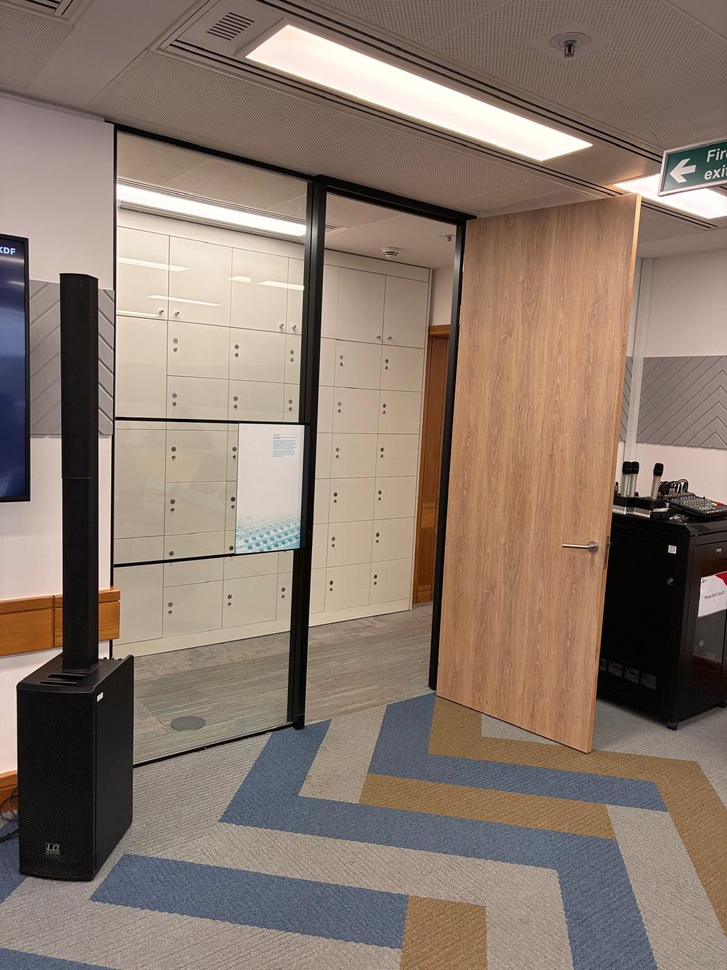
#> input picture door_reference.jpg, 727 x 970 px, shrunk from 1200 x 1600 before the run
$ python door_detect.py door_reference.jpg
#> lines starting #> are read from the running program, lines starting #| are printed output that depends on the picture; after the words box and inside, x2 and y2 are one past the last pixel; in counts of white or black regions, pixels touching at a corner belong together
#!/usr/bin/env python3
"""
door_detect.py — detect open doorway in an image.

Usage: python3 door_detect.py <image_path>
Exit code 0 = DOOR DETECTED
Exit code 1 = no door
"""

import sys
import cv2
import numpy as np

def detect_door(image_path):
#> called with image_path = 'door_reference.jpg'
    img = cv2.imread(image_path)
#> img is the input picture: shape (970, 727, 3); mean B, G, R 108.5, 120.3, 137.5
    if img is None:
        print(f"ERROR: Cannot load image: {image_path}")
        sys.exit(2)

    h, w = img.shape[:2]
#> h = 970; w = 727
    gray = cv2.cvtColor(img, cv2.COLOR_BGR2GRAY)
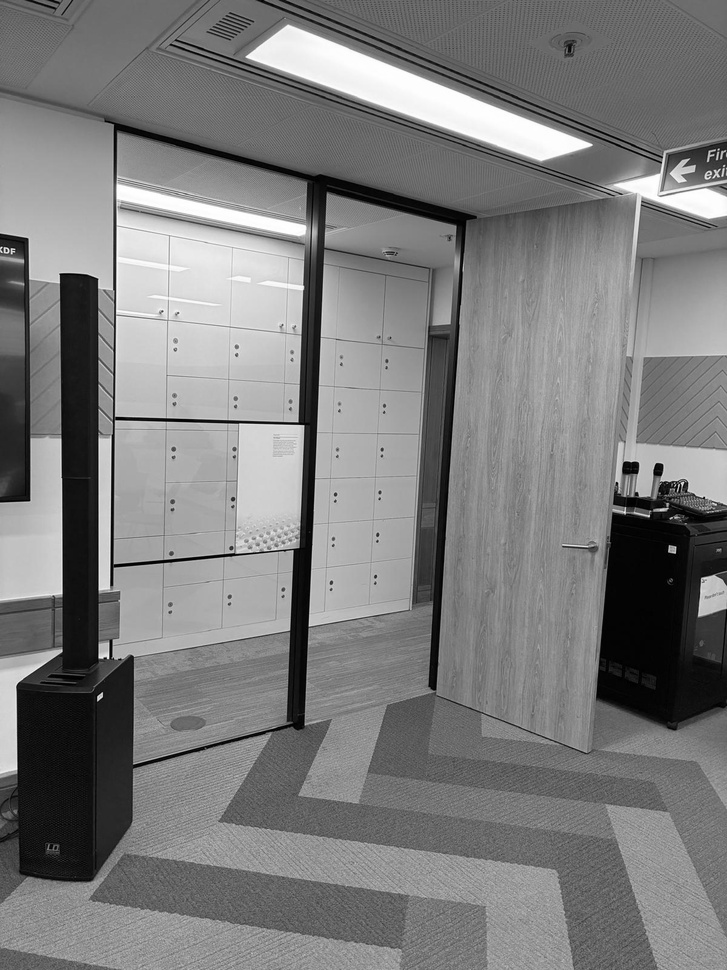
#> gray: shape (970, 727); min 0, max 255, mean 124.1

    # --- Method 1: Low-edge-density vertical region (doorway = absence of walls) ---
    edges = cv2.Canny(gray, 50, 150)
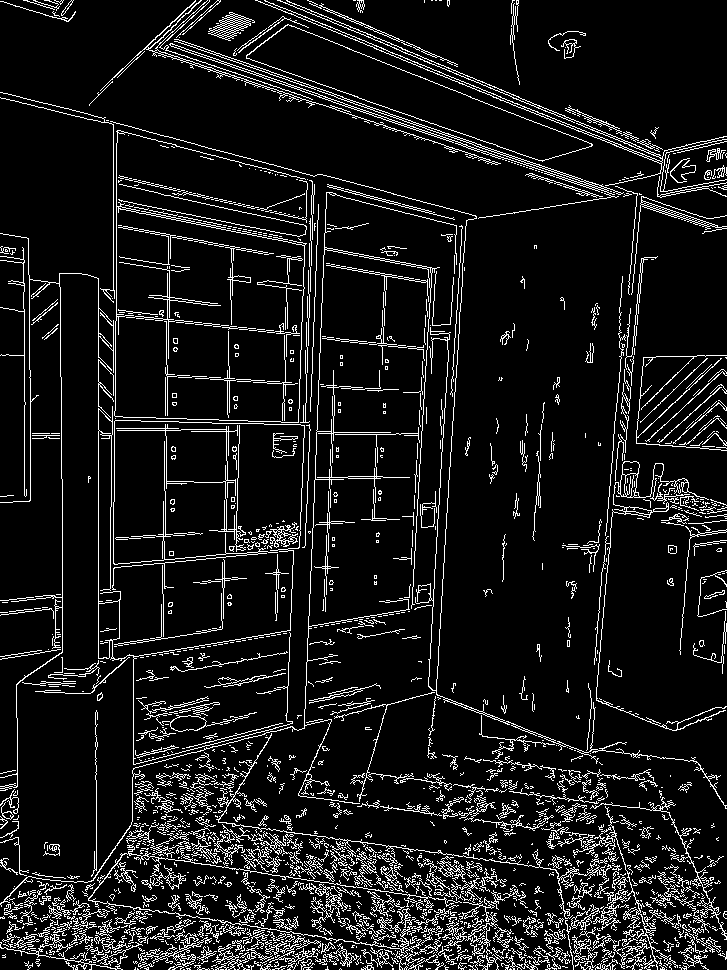
#> edges: shape (970, 727); 9.6% white in thin lines or dots

    # Scan vertical strips of width ~5% of frame
    strip_w = max(1, w // 20)
#> strip_w = 36
    strip_scores = []
    for x in range(0, w - strip_w, strip_w):
        strip = edges[:, x:x + strip_w]
        density = np.sum(strip > 0) / (strip.shape[0] * strip.shape[1])
        strip_scores.append((x, density))
#> this loop made 20 passes
#> density on passes 1 to 12: 0.07, 0.0666, 0.0604, 0.102, 0.127, 0.111, 0.134, 0.116, 0.132, 0.105, 0.0987, 0.0997
#> pass 1, in detect_door, `strip = edges[:, x:x + strip_w]`:
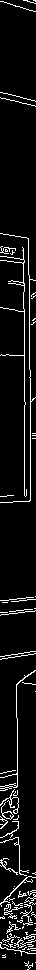
#> strip: shape (970, 36); 7% white in thin lines or dots
#> pass 2, in detect_door, `strip = edges[:, x:x + strip_w]`:
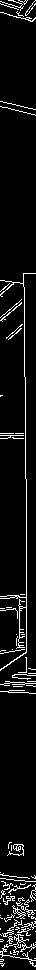
#> strip: shape (970, 36); 6.7% white in thin lines or dots
#> pass 3, in detect_door, `strip = edges[:, x:x + strip_w]`:
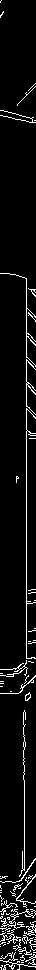
#> strip: shape (970, 36); 6% white in thin lines or dots
#> after the loop, strip_scores = 20 items, first 6: (0, 0.07), (36, 0.0666), (72, 0.0604), (108, 0.102), (144, 0.127), (180, 0.111)

    # Find the longest consecutive run of low-density strips (< 10% edge density)
    LOW_THRESH = 0.10
    best_start = 0
    best_len = 0
    cur_start = None
    cur_len = 0
    for i, (x, d) in enumerate(strip_scores):
        if d < LOW_THRESH:
            if cur_start is None:
                cur_start = i
                cur_len = 1
            else:
                cur_len += 1
            if cur_len > best_len:
                best_len = cur_len
                best_start = cur_start
        else:
            cur_start = None
            cur_len = 0
#> this loop made 20 passes
#> (x, d, cur_len, best_start) on passes 1, 2, 3, 17: (0, 0.07, 1, 0), (36, 0.0666, 2, 0), (72, 0.0604, 3, 0), (576, 0.0956, 4, 13)
#> (x, d, cur_len) on passes 4 to 9: (108, 0.102, 0), (144, 0.127, 0), (180, 0.111, 0), (216, 0.134, 0), (252, 0.116, 0), (288, 0.132, 0)
#> after the loop, best_len = 4; best_start = 13

    low_density_width = best_len * strip_w
#> low_density_width = 144
    low_density_frac = low_density_width / w
#> low_density_frac = 0.198

    # --- Method 2: Bright horizontal band in lower portion ---
    # A doorway to a lit corridor shows a bright band near the floor line
    lower_half = gray[h // 2:, :]
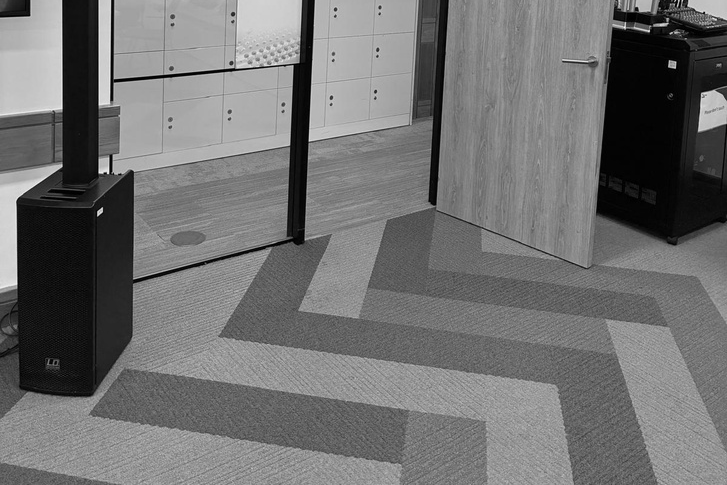
#> lower_half: shape (485, 727); min 0, max 249, mean 112.9
    bright_mask = lower_half > 180
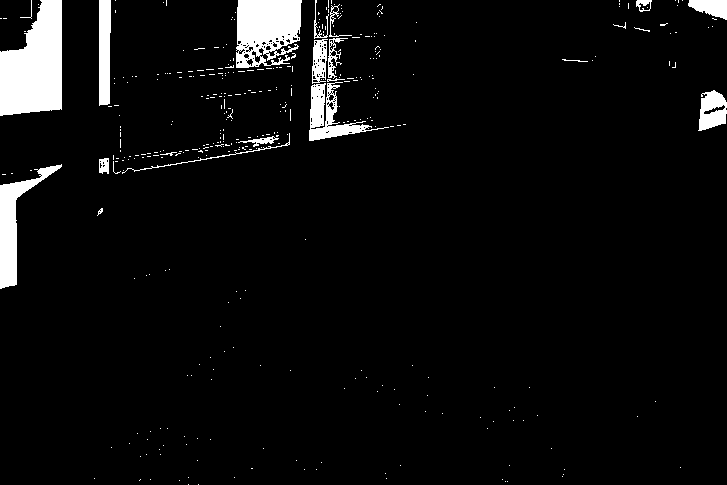
#> bright_mask: shape (485, 727) bool; 5% white; 380 white regions (358 under 20 px), largest, box (x1, y1, x2, y2) and area: (0, 0, 62, 116) 5344, (236, 0, 302, 68) 3473, (0, 164, 62, 289) 2153
    bright_frac = np.sum(bright_mask) / bright_mask.size
#> bright_frac = 0.0501

    # --- Method 3: Large uniform (low-variance) vertical region ---
    # Compute column-wise variance
    col_var = np.var(gray.astype(float), axis=0)
#> col_var = 727 values, max 5378.7 at index 61, min 654.9 at index 589, mean 2445.1
    # Smooth
    col_var_smooth = np.convolve(col_var, np.ones(strip_w) / strip_w, mode='same')
#> col_var_smooth = 727 values, max 4191.9 at index 306, min 850.4 at index 580, mean 2407.8
    low_var_cols = col_var_smooth < 200
    # Find longest run
    best_var_run = 0
    cur_run = 0
    for v in low_var_cols:
        if v:
            cur_run += 1
            best_var_run = max(best_var_run, cur_run)
        else:
            cur_run = 0
    low_var_frac = best_var_run / w
#> low_var_frac = 0

    # --- Decision ---
    # Primary: low edge density region wide enough and tall enough
    # We use full image height as proxy for "vertical" since the strip goes full height
    door_by_edges = (low_density_frac > 0.15)
#> door_by_edges = True
    door_by_bright = (bright_frac > 0.25)
#> door_by_bright = False
    door_by_variance = (low_var_frac > 0.15)
#> door_by_variance = False

    # Compute centroid x of best low-density region for steering
    centroid_x = (best_start * strip_w + low_density_width / 2) if best_len > 0 else w // 2
#> centroid_x = 540
    side = "LEFT" if centroid_x < w / 2 else "RIGHT"
#> side = 'RIGHT'
    offset_pct = abs(centroid_x - w / 2) / (w / 2) * 100
#> offset_pct = 48.56

    score = sum([door_by_edges, door_by_bright, door_by_variance])
#> score = 1

    print(f"Image: {image_path}  ({w}x{h})")
#| Image: door_reference.jpg  (727x970)
    print(f"  Edge low-density region: {low_density_frac*100:.1f}% of width  -> door_by_edges={door_by_edges}")
#|   Edge low-density region: 19.8% of width  -> door_by_edges=True
    print(f"  Bright lower-half frac:  {bright_frac*100:.1f}%               -> door_by_bright={door_by_bright}")
#|   Bright lower-half frac:  5.0%               -> door_by_bright=False
    print(f"  Low-variance col run:    {low_var_frac*100:.1f}% of width     -> door_by_variance={door_by_variance}")
#|   Low-variance col run:    0.0% of width     -> door_by_variance=False
    print(f"  Score: {score}/3  |  Candidate centroid: x={centroid_x:.0f} ({side}, {offset_pct:.0f}% from center)")
#|   Score: 1/3  |  Candidate centroid: x=540 (RIGHT, 49% from center)

    if score >= 2:
        print("DECISION: DOOR DETECTED")
        print(f"DOOR_SIDE={side}")
        print(f"DOOR_OFFSET_PCT={offset_pct:.0f}")
        sys.exit(0)
    else:
        print("DECISION: no door")
#> (the run stopped early here; a loop or call above may not have finished)
